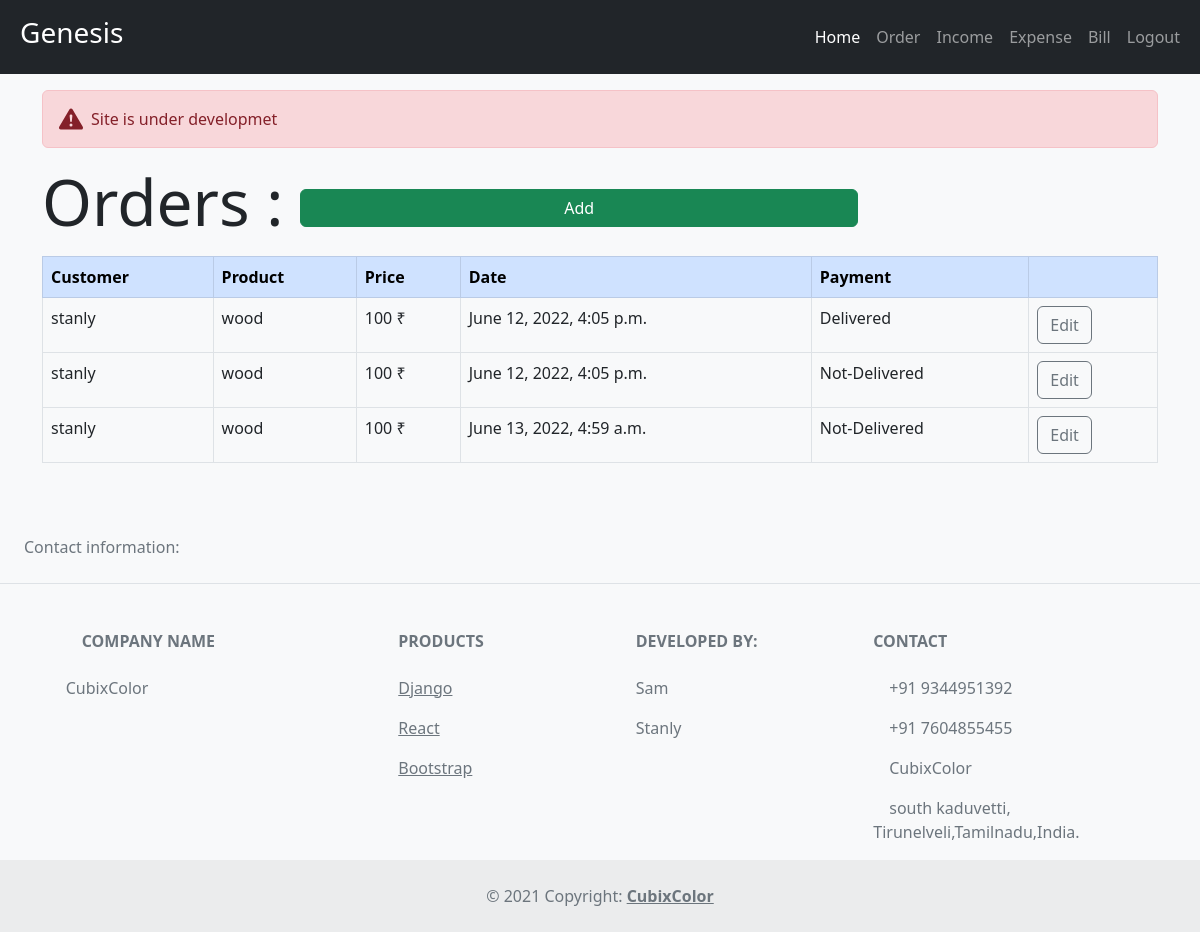
The app's page /order_history (signed in) with its own data.
### app/models.py (models this page shows, shortened)
class Order(models.Model):
    status=(
        ('Delivered','Delivered'),
        ('Not-Delivered','not-Delivered'),
    )
    customer=models.ForeignKey(Customer,null=True,on_delete=models.SET_NULL)
    product=models.ForeignKey(Product,null=True,on_delete=models.SET_NULL)
    date_cretated=models.DateTimeField(auto_now_add=True)
    status=models.CharField(max_length=20,null=True,choices=status)

class Customer(models.Model):
    name=models.CharField(max_length=20,null=True)
    phone=models.CharField(max_length=10,null=True)
    place=models.CharField(max_length=20,blank=True)
    email=models.EmailField(blank=True)
    def __str__(self):
        return self.name

class Product(models.Model):
    name=models.CharField(max_length=15,null=True)
    price=models.IntegerField(null=True)
    def __str__(self):
        return self.name

### app/views.py (the view)
# urls.py: path('order_history',views.order_history,name='order-his'),
@login_required(login_url='login')
def order_history(request):
    orders=Order.objects.all()
    context={'orders':orders}
    return render(request,'app/order_history.html',context)

### app/templates/app/order_history.html
{% extends 'app/main.html' %}
{% block content %}
<div class="container">
    <h1 class="display-3">Orders : <a href=" {% url 'addord' %} " class="btn btn-success w-50">Add</a> </h1>
    <table class="table table-bordered mt-3">
        <thead class="table-primary">
            <tr>
                <th>Customer</th>
                <th>Product</th>
                <th>Price</th>
                <th>Date</th>
                <th>Payment</th>
                <th></th>
            </tr>
        </thead>
        <tbody>
            {% for i in orders %}
            <tr>
                <td>{{i.customer}}</td>
                <td>{{i.product}}</td>
                <td> {{i.product.price}} ₹</td>
                <td>{{i.date_cretated}}</td>
                <td>{{i.status}}</td>
                <th><a href=" {% url 'up-order' i.id %} " class="btn  btn-outline-secondary">Edit</a></th>
            </tr>
            {% endfor %}
        </tbody>
    </table>
</div>
{% endblock %}

### records on screen
Order: customer "stanly", product "wood", product.price "100", date_cretated "June 12, 2022, 4:05 p.m.", status "Delivered"
Order: customer "stanly", product "wood", product.price "100", date_cretated "June 12, 2022, 4:05 p.m.", status "Not-Delivered"
Order: customer "stanly", product "wood", product.price "100", date_cretated "June 13, 2022, 4:59 a.m.", status "Not-Delivered"
